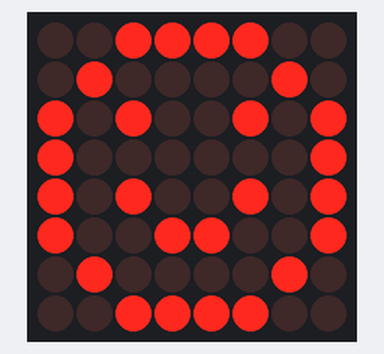
A sketch run on a simulated Arduino Uno, built with avr-gcc and run on an emulated ATmega328P. Parts: 8×8 LED matrix. Random numbers use the default seed unless the sketch sets one.

Above: at 0.1 s.
At 1.1 s:
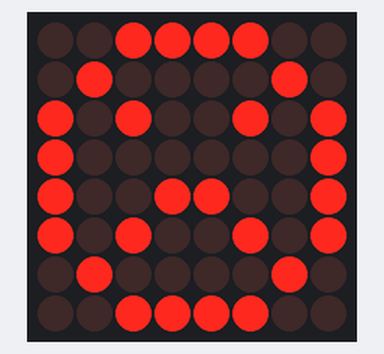

The sketch:

Dot_Matrix_CommandsDemo.ino
```cpp
#include "LedControl.h"

const int Data_Pin = 2;
const int CS_Pin = 3;
const int CLK_Pin = 4;

LedControl lc = LedControl(Data_Pin, CLK_Pin, CS_Pin, 1);


void setup() {
  lc.shutdown(0, false);
  lc.setIntensity(0, 2);  //яркост от 0 - 15
  lc.clearDisplay(0);
  randomSeed( analogRead(A0));
}

void makePoint() {
  int x = 0;
  int y = 0;
  lc.setLed(0, x, y, true);
  delay(1000);
  lc.setLed(0, x, y, false);
}

void fillAndClearByLeds() {
  for (int x = 0; x < 8; x++) {
    for (int y = 0; y < 8; y++) {
      lc.setLed(0, x, y, true);
      delay(50);
    }
  }
  for (int x = 0; x < 8; x++) {
    for (int y = 0; y < 8; y++) {
      lc.setLed(0, x, y, false);
      delay(50);
    }
  }
}

void fillAndClearByRow() {
  //да се въведе понятието binary digits
  int row = 4;
  lc.setRow(0, row, B10101010);
  delay(1000);
  lc.setRow(0, row, B01010101);
  delay(1000);
//   lc.setRow(0, row, B11111111);
//   delay(1000);
}
 void randomRow()
 {
     for( int row=0; row<8; row++){
        int rnum = random(256);
        lc.setRow( 0, row, rnum);
     }
 }
 void fillAndClearByColumn(){
      int row = 4;
  lc.setColumn(0, row, B10101010);
  delay(1000);
  lc.setColumn(0, row, B01010101);
  delay(1000);
 }
 void randomColumn()
 {
     for( int row=0; row<8; row++){
        int rnum = random(256);
        lc.setColumn( 0, row, rnum);
     }
 }

byte smiley[8] =
{
    B00111100,
    B01000010,
    B10100101,
    B10000001,
    B10100101,
    B10011001,
    B01000010,
    B00111100
};

byte sad[8] =
{
    B00111100,
    B01000010,
    B10100101,
    B10000001,
    B10011001,
    B10100101,
    B01000010,
    B00111100
};

void smilyFace()
{
   for( int row =0; row<8; row++){
    lc.setRow(0, row, smiley[row]);
   }
}
void sadFace()
{
   for( int row =0; row<8; row++){
    lc.setRow(0, row, sad[row]);
   }
}
void animation(){
    smilyFace();
    delay(1000);
    sadFace();
    delay(1000);
}

void loop() {
  animation();
}
```

Measured:
- what the display in image 1 shows lasts 1.0 s, from 1.0 s to 2.0 s
